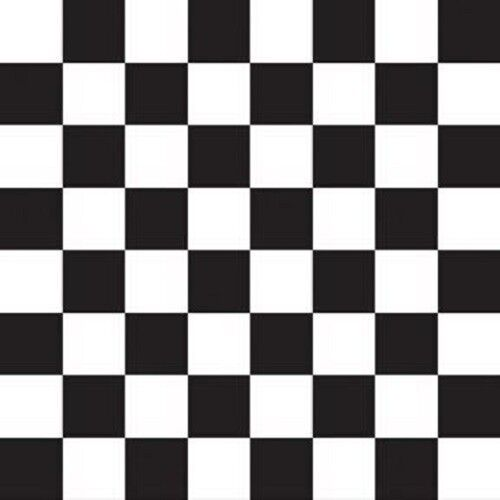
#> input picture tablero_base.jpg, 500 x 500 px
$ python edges_follow.py
#> lines starting #> are read from the running program, lines starting #| are printed output that depends on the picture; after the words box and inside, x2 and y2 are one past the last pixel; in counts of white or black regions, pixels touching at a corner belong together
#Canny algorithm
import cv2
import numpy as np
import matplotlib.pylab as plt

def despliega(img_3):
    fig=plt.figure(figsize=(12,10))
    ax=fig.add_subplot(111)
    ax.imshow(img_3)
    plt.show()
def despliega_doble(img_4,x1,img_5,x2,img_6,x3,img_7,x4):
    fig_1 = plt.figure()
    ax1 = fig_1.add_subplot(2,2,1)
    ax1.imshow(img_4)
    ax1.set_title(x1)
    ax2 = fig_1.add_subplot(2,2,2)
    ax2.imshow(img_5)
    ax2.set_title(x2)
    ax3 = fig_1.add_subplot(2,2,3)
    ax3.imshow(img_6)
    ax3.set_title(x3)
    ax4 = fig_1.add_subplot(2,2,4)
    ax4.imshow(img_7)
    ax4.set_title(x4)
    plt.show()

def carga_imagen(x):
#> called with x = 'tablero_base.jpg'
    tab_BGR = cv2.imread(x)
#> tab_BGR is the input picture: shape (500, 500, 3); mean B, G, R 142.1, 141.5, 143.5
    tab_gray = cv2.cvtColor(tab_BGR,cv2.COLOR_BGR2GRAY)
    tab_RGB = cv2.cvtColor(tab_BGR,cv2.COLOR_BGR2RGB)
    return tab_gray,tab_RGB,tab_BGR
imgray,imbgr,imgrgb=carga_imagen("tablero_base.jpg")
#imgray,imbgr,imgrgb=carga_imagen("doggy.jpg")
img_dist=cv2.medianBlur(imgrgb,9)
bordes=cv2.Canny(imgrgb,threshold1=0,threshold2=120)
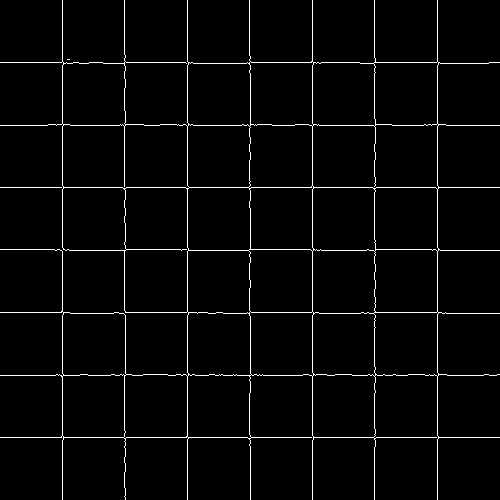
#> bordes: shape (500, 500); 2.8% white in thin lines or dots
bordes_1=cv2.Canny(img_dist,threshold1=200,threshold2=120)
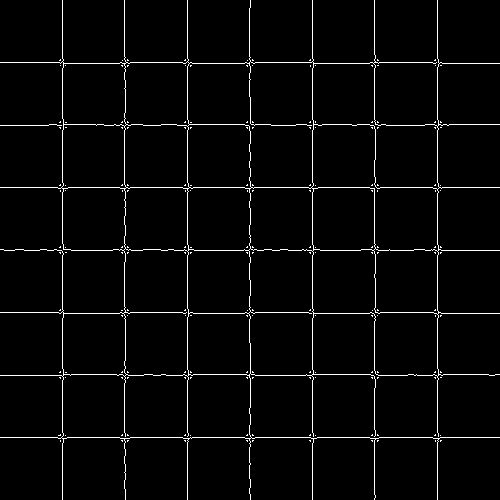
#> bordes_1: shape (500, 500); 2.9% white in thin lines or dots
med_valor=np.median(imgrgb)
#> med_valor = 147
lower=int(max(0,0.7*med_valor))
#> lower = 102
upper=int(max(255,1.3*med_valor))
#> upper = 255
bordes_2=cv2.Canny(img_dist,threshold1=lower,threshold2=upper)
#> bordes_2: shape (500, 500); 2.9% white in thin lines or dots
bordes_3=cv2.Canny(imgrgb,threshold1=lower,threshold2=upper)
#> bordes_3: shape (500, 500); 2.8% white in thin lines or dots
countours_b,jerarqui_b=cv2.findContours(bordes_1,cv2.RETR_LIST,cv2.CHAIN_APPROX_NONE)
#> countours_b = 203 contours, 181 with area under 20; largest, box (x1, y1, x2, y2) and area: (0, 0, 500, 500) 117126, (61, 374, 252, 439) 11788, (187, 61, 314, 189) 11640, (312, 249, 439, 377) 7919, (311, 124, 439, 252) 7881; jerarqui_b = 203 rows, first 6: [1, -1, -1, -1], [2, 0, -1, -1], [3, 1, -1, -1], [4, 2, -1, -1], [5, 3, -1, -1], [6, 4, -1, -1]

cv2.drawContours(imgrgb,countours_b,-1,(0,255,0),3)
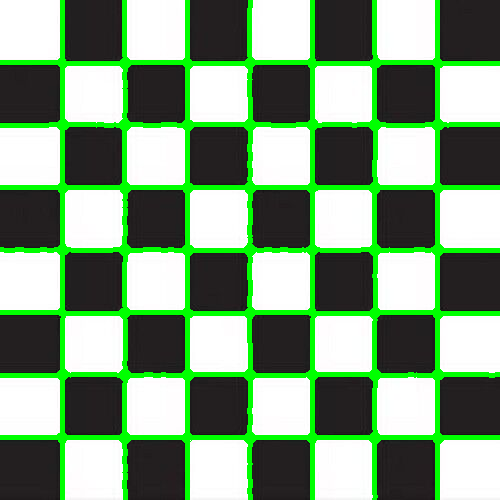
#> imgrgb: shape (500, 500, 3); 13.9% of pixels changed, all inside (x1, y1, x2, y2) = (0, 0, 500, 500)
cv2.imshow("Imagen",imgrgb)
#count_txt = np.savetxt('count.txt', countours_b, delimiter =', '
despliega_doble(bordes,"Borde sin blur",bordes_1,"Borde blur_1",bordes_2,"Borde blur_2",bordes_3,"Borde sin blur max min")
cv2.waitKey(0)
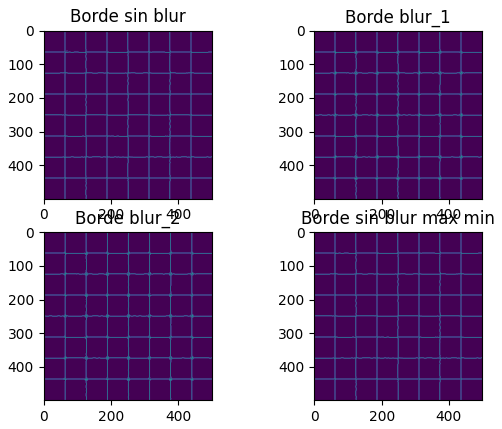
#> figure drawn by matplotlib, 4 panels
